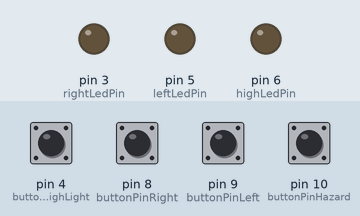
A sketch run on a simulated Arduino Uno, built with avr-gcc and run on an emulated ATmega328P. On the bench: output pins drawn as LEDs (lit = HIGH). The inputs (shaded band) are chosen by the test bench; at power-on: pin 4 (buttonPinHighLight), pin 8 (buttonPinRight), pin 9 (buttonPinLeft), pin 10 (buttonPinHazard) HIGH.

Above: at 1.2 s.
1.3 s: pin 4 (buttonPinHighLight) pulled LOW for 0.15 s
At 2.5 s:
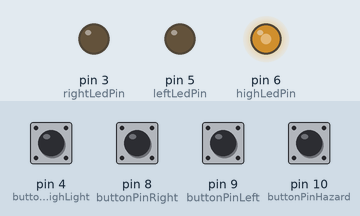
2.9 s: pin 8 (buttonPinRight) pulled LOW for 0.15 s
At 3.25 s:
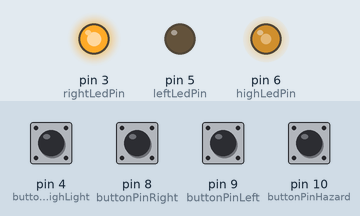
5.0 s: pin 9 (buttonPinLeft) pulled LOW for 0.15 s
At 5.3 s:
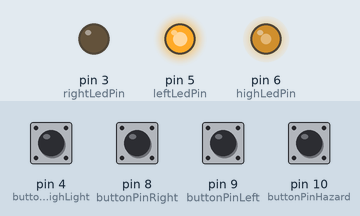
7.0 s: pin 10 (buttonPinHazard) pulled LOW for 1 s
At 7.75 s:
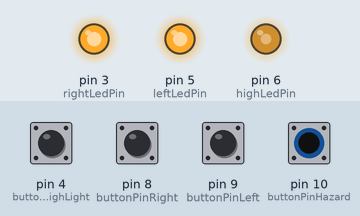
9.5 s: pin 4 (buttonPinHighLight) pulled LOW for 1 s
At 9.9 s:
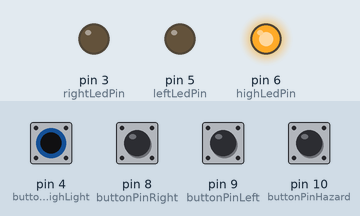
12.0 s: pin 8 (buttonPinRight) pulled LOW for 1 s
At 12.75 s:
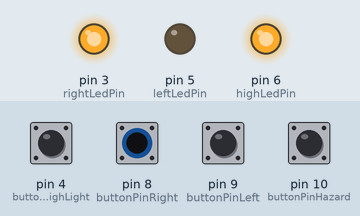
Timing chart, 0 to 15.0 s (numbered marks = the images above; inputs shaded):
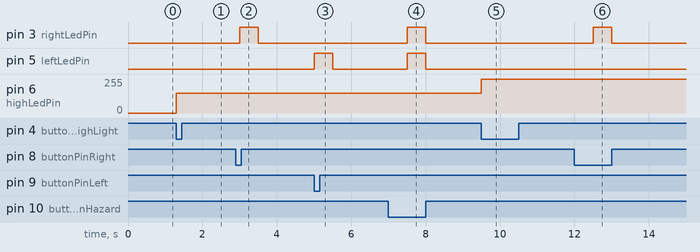

The sketch:

flusher_with_different_high_light_intensitiy.ino
```cpp
// constants won't change. They're used here to set pin numbers:
const int buttonPinLeft = 9;    // left
const int buttonPinRight = 8;   // right
const int buttonPinHazard = 10;  // hazard
const int buttonPinHighLight = 4; // high light
const int rightLedPin = 3;
const int leftLedPin = 5;
const int highLedPin = 6;

// variables will change:
int leftFlag = 0;    // variable for reading the pushbutton status
int rightFlag = 0;   // variable for reading the pushbutton status
int hazardFlag = 0;
int lightFlag = 0;
int buttonStateHighLight = LOW;  // variable for reading the pushbutton status
int lastButtonStateHighLight = LOW;

// the following variables are long's because the time, measured in milliseconds,
// will quickly become a bigger number than can be stored in an int.
unsigned long lastDebounceTimeHighLight = 0;
unsigned long debounceDelay = 50;    // the debounce time; increase if the output flickers

// Timing for flasher and hazard functions
unsigned long lastFlashTime = 0;
const unsigned long flashInterval = 500;  // Interval at which to blink (milliseconds)

// LED states
bool leftLedState = LOW;
bool rightLedState = LOW;

void setup() {
  // initialize the LED pins as outputs:
  pinMode(rightLedPin, OUTPUT);
  pinMode(leftLedPin, OUTPUT);
  pinMode(highLedPin, OUTPUT);
  // initialize the pushbutton pins as inputs:
  pinMode(buttonPinLeft, INPUT_PULLUP);
  pinMode(buttonPinRight, INPUT_PULLUP);
  pinMode(buttonPinHazard, INPUT_PULLUP);
  pinMode(buttonPinHighLight, INPUT_PULLUP);
  digitalWrite(rightLedPin, LOW);
  digitalWrite(leftLedPin, LOW);
  digitalWrite(highLedPin, LOW);
}

void loop() {
  int readingLeft = digitalRead(buttonPinLeft);
  int readingRight = digitalRead(buttonPinRight);
  int readingHazard = digitalRead(buttonPinHazard);
  int readingHighLight = digitalRead(buttonPinHighLight);

  // Handle left flasher
  if (readingLeft == LOW) {
    leftFlag = 1;
    rightFlag = 0;
    hazardFlag = 0;
  } else {
    leftFlag = 0;
  }

  // Handle right flasher
  if (readingRight == LOW) {
    rightFlag = 1;
    leftFlag = 0;
    hazardFlag = 0;
  } else {
    rightFlag = 0;
  }

  // Handle hazard lights
  if (readingHazard == LOW) {
    hazardFlag = 1;
    leftFlag = 0;
    rightFlag = 0;
  } else {
    hazardFlag = 0;
  }

  // Handle high light button with debounce
  if ((millis() - lastDebounceTimeHighLight) > debounceDelay) {
    if (readingHighLight != lastButtonStateHighLight) {
      lastDebounceTimeHighLight = millis();
      if (readingHighLight == LOW && lastButtonStateHighLight == HIGH) {
        lightFlag++;
        highLedController(highLedPin);
      }
      lastButtonStateHighLight = readingHighLight;
    }
  }

  // Update flasher and hazard lights
  if (millis() - lastFlashTime >= flashInterval) {
    lastFlashTime = millis(); // Update the time

    if (leftFlag) {
      leftLedState = !leftLedState;
      digitalWrite(leftLedPin, leftLedState);
    } else {
      digitalWrite(leftLedPin, LOW);
    }

    if (rightFlag) {
      rightLedState = !rightLedState;
      digitalWrite(rightLedPin, rightLedState);
    } else {
      digitalWrite(rightLedPin, LOW);
    }

    if (hazardFlag) {
      leftLedState = !leftLedState;
      rightLedState = !rightLedState; // Synchronize hazard lights
      digitalWrite(leftLedPin, leftLedState);
      digitalWrite(rightLedPin, leftLedState);
    } else if (!leftFlag && !rightFlag) {
      digitalWrite(leftLedPin, LOW);
      digitalWrite(rightLedPin, LOW);
    }
  }
}

void highLedController(int highLedPin) {
  if (lightFlag > 2) {
    lightFlag = 0;
  }
  if (lightFlag == 2) {
    analogWrite(highLedPin, 255); // Full intensity
  }
  if (lightFlag == 1) {
    analogWrite(highLedPin, 150); // Half intensity
  }
  if (lightFlag == 0) {
    analogWrite(highLedPin, 0); // Turn off
  }
}
```

Measured:
- after the input at 1.3 s, pin 6 (highLedPin): 0/255 → 150/255 at once
- after the input at 2.9 s, pin 3 (rightLedPin): LOW → HIGH after 0.10 s, → LOW 0.50 s later
- after the input at 5.0 s, pin 5 (leftLedPin): LOW → HIGH at once, → LOW 0.50 s later
- after the input at 7.0 s, pin 3 (rightLedPin), pin 5 (leftLedPin): LOW → HIGH after 0.50 s, → LOW 0.50 s later
- after the input at 9.5 s, pin 6 (highLedPin): 150/255 → 255/255 at once
- after the input at 12.0 s, pin 3 (rightLedPin): LOW → HIGH after 0.50 s, → LOW 0.50 s later
